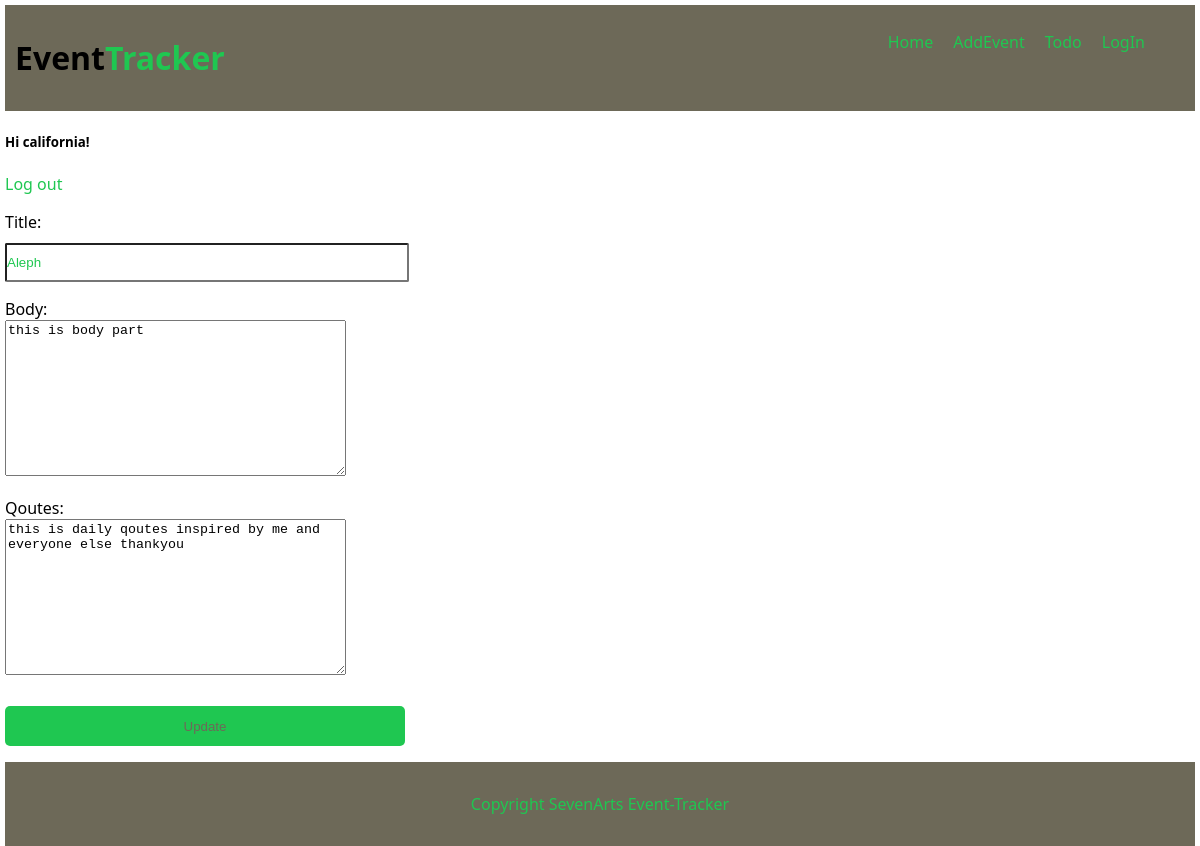
Screenshot of /post/1/edit/ (signed in) with the database file from the repository.
### event/models.py (models this page shows, shortened)
class Post(models.Model):
    title = models.CharField(max_length=255)
    body = models.TextField()
    qoutes = models.TextField()
    created_at = models.DateTimeField(auto_now_add = True)

### event/views.py (the view)
# urls.py: path('post/<int:pk>/edit/', EventUpdateView.as_view(), name='event_edit'),
class EventUpdateView(UpdateView):
    model = Post
    template_name = 'event/event_edit.html'
    fields = ['title', 'body', 'qoutes']

### event/templates/event/event_edit.html
{% extends 'event/base.html' %}
{% block content %}
<form action="" method="post">{% csrf_token %}
    {{form.as_p}}
    <input class="input-button" type="submit" value="Update">
</form>
{% endblock content %}

### event/templates/event/base.html (shortened to what this page needs)
{% load static %}
<!DOCTYPE html>
<html lang="en">
<head>
    <link rel="stylesheet" href='{% static "css/core.css" %}''>
</head>
<body>
    <div class="container">
        <header class="header">
            <a class='title' href="{% url 'home' %}"><h1 class="title">Event<strong class="title2">Tracker</strong></h1></a>
            <nav class="nav-bar">
                <ul class="nav-list">
                    <li><a href="{% url 'home' %}">Home</a></li>
                    <li><a href="{% url 'event_new' %}">AddEvent</a></li>
                    <li><a href="">Todo</a></li>
                    <li><a href="{% url 'login' %}">LogIn</a></li>
                </ul>
            </nav>
        </header>
        <section class="login-check">
            {% if user.is_authenticated %}
                <h5>Hi {{ user.username }}!</h5>
                <a href="{% url 'logout' %}">Log out</a>
            {% else %}
                <p> You are not logged in. </p>
                <a href="{% url 'login' %}">Log In</a>
            {% endif %}
        </section>
        <section>
            {% block content %}
            {% endblock content %}
        </section>
        <footer>
            <div class="foot">
                <p>Copyright SevenArts Event-Tracker</p>
            </div>
        </footer>
    </div>
</body>
</html>

### event/static/css/core.css (style rules this page uses)
body { font-family: 'Segoe UI', Tahoma, Geneva, Verdana, sans-serif; color: rgb(0, 0, 0); padding: 5px; margin: 0; }
.container { padding: 0; margin: 0; position: relative; width: 100%; height: 100%; }
strong { color: #1fc751; }
.header { display: flex; padding: 10px; flex-direction: row; background: #6d6958; position: relative; }
.nav-bar { display: flex; align-items: center; position: absolute; right:50px; }
.nav-list { display: flex; column-gap: 20px; list-style-type: none; text-decoration: none; left: 20px; margin-bottom: 20px; }
.nav-list a { text-decoration: none; color: #1fc751; }
.foot { background-color:#6d6958 ; padding: 15px 0; bottom: 0px; display: block; width: 100%; align-items: center; align-content: center; text-align: center; position: absolute; bottom: -100px; color: #1fc751; }
.input-button { border-radius: 5px; background: #1fc751; border: none; width: 400px; height: 40px; color: #6d6958; }
.title { text-decoration: none; color: black; }
label { display: block; }
input { margin-top: 10px; height: 25px; width:400px; padding: 5px 0; color: #1fc751; border-radius: 2px; }
a { text-decoration: none; color: #1fc751; }

### rows the page displays
Post: title "Aleph", body "this is body part", qoutes "this is daily qoutes inspired by me and everyone else thankyou"

### other values shown
{{ user.username }} "california"
